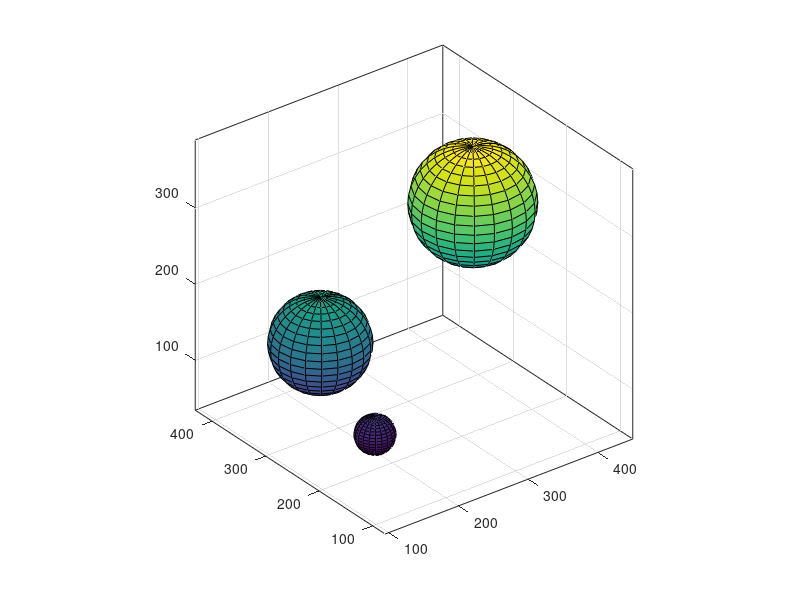

Here is the MATLAB script that generated this plot:
function [scale, Offset] = ObstacleGenerate(ObstacleNum,enable_vis)

if nargin < 1
    ObstacleNum = 3; %3 obstacles by default
end

if nargin < 2
    enable_vis = true;
    close all;
end

hold on
view(3)
grid on
box on
for i= 1:ObstacleNum
    scale(i) = randi([20,85]);
    [x,y,z] = sphere(20);
    x = scale(i).*x;
    y = scale(i).*y;
    z = scale(i).*z;
    Offset(i).x = randi([70,400]);
    Offset(i).y = randi([70,400]);
    Offset(i).z = randi([70,400]);
    
    if enable_vis
        surf(x+Offset(i).x,y+Offset(i).y,z+Offset(i).z)
    end
end

if enable_vis
    axis('equal')
end

end